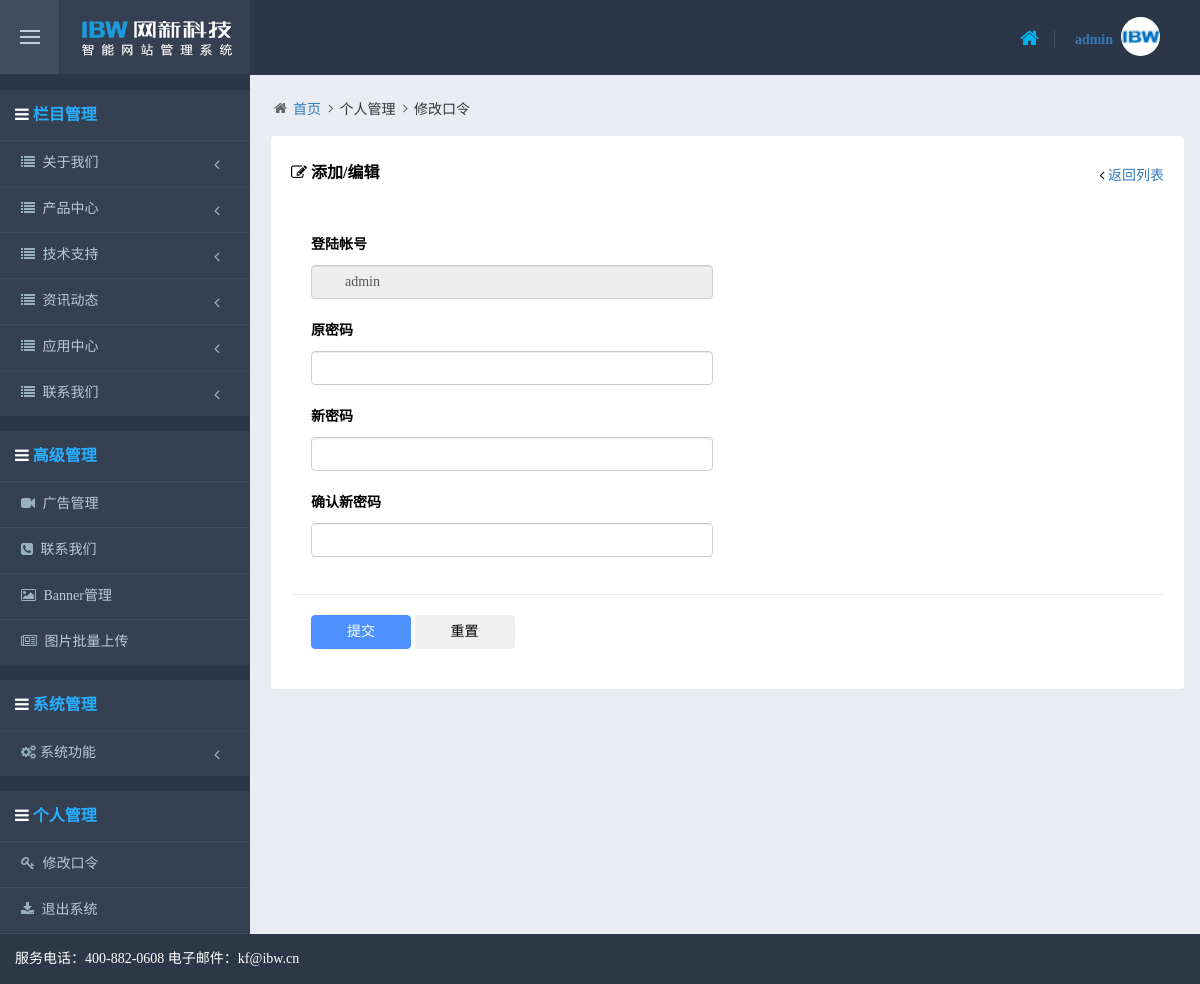
Screenshot of /manage/admin_changepass.php (signed in) with the database file from the repository.
### tables this page shows
CREATE TABLE `info_class` (
  `id` varchar(20) NOT NULL DEFAULT '',
  `sortnum` int(10) unsigned NOT NULL DEFAULT '0',
  `name` varchar(50) NOT NULL DEFAULT '',
  `pic` varchar(200) DEFAULT NULL,
  `content` text,
  `files` text,
  `info_state` varchar(10) NOT NULL DEFAULT '',
  `max_level` tinyint(1) unsigned NOT NULL DEFAULT '0',
  `has_sub` tinyint(1) unsigned NOT NULL DEFAULT '0',
  `sub_content` tinyint(1) unsigned NOT NULL DEFAULT '0',
  `sub_pic` tinyint(1) unsigned NOT NULL DEFAULT '0',
  `hasViews` tinyint(1) unsigned NOT NULL DEFAULT '0',
  `hasState` tinyint(1) unsigned NOT NULL DEFAULT '0',
  `hasPic` tinyint(1) unsigned NOT NULL DEFAULT '0',
  `hasAnnex` tinyint(1) unsigned NOT NULL DEFAULT '0',
  `hasIntro` tinyint(1) unsigned NOT NULL DEFAULT '0',
  `hasContent` tinyint(1) unsigned NOT NULL DEFAULT '0',
  `hasWebsite` tinyint(1) unsigned NOT NULL DEFAULT '0',
  `hasAuthor` tinyint(1) unsigned NOT NULL DEFAULT '0',
  `hasSource` tinyint(1) unsigned NOT NULL DEFAULT '0',
  `hasKeyword` tinyint(1) unsigned NOT NULL DEFAULT '0',
  `state` tinyint(1) unsigned NOT NULL DEFAULT '0',
  `hasPics` tinyint(1) unsigned DEFAULT '0',
  `hasPic2` tinyint(1) unsigned DEFAULT '0',
  `hasContent2` tinyint(1) unsigned DEFAULT '0',
  `hasContent3` tinyint(1) unsigned DEFAULT '0',
  `hasContent4` tinyint(1) unsigned DEFAULT '0',
  `hasContent5` tinyint(1) unsigned DEFAULT '0',
  `hasContent6` tinyint(1) unsigned DEFAULT '0',
  `en_name` varchar(50) DEFAULT NULL,
  `hasDescription` tinyint(1) NOT NULL DEFAULT '0',
  `keyword` varchar(200) DEFAULT NULL,
  `description` varchar(200) DEFAULT NULL,
  PRIMARY KEY (`id`),
  KEY `sortnum` (`sortnum`)
);

CREATE TABLE `advanced` (
  `id` int(10) unsigned NOT NULL DEFAULT '0',
  `sortnum` int(10) unsigned NOT NULL DEFAULT '0',
  `name` varchar(50) NOT NULL DEFAULT '',
  `default_file` varchar(50) NOT NULL DEFAULT '',
  `state` tinyint(1) unsigned NOT NULL DEFAULT '0',
  PRIMARY KEY (`id`),
  UNIQUE KEY `id` (`id`)
);

### config.php (called while the page is built, shortened)
<?
$config["db_host"] = "localhost";
$config["db_user"] = "root";
$config["db_pass"] = "root";
$config["db_name"] = "robox";

### include/onlyDB.php (called while the page is built, shortened)
<?
class onlyDB
{
	var $dbHost       = "";
	var $dbUser       = "";
	var $dbPassword   = "";
	var $dbName       = "";
	var $linkId;
	function onlyDB($dbHost, $dbUser, $dbPassword, $dbName = "")
	{
		$this->dbHost      = $dbHost;
		$this->dbUser      = $dbUser;
		$this->dbPassword  = $dbPassword;
		$this->dbName      = $dbName;
	}
	function connect()
	{
		$this->linkId = mysql_connect($this->dbHost, $this->dbUser, $this->dbPassword);
		if ($this->dbName)
		{
			return $this->select_db($this->dbName);
		}
		return true;
	}
	function select_db($dbName)
	{
		$rt = mysql_select_db($dbName);
		if (!$rt)
		{
			raise( new OnlyException( $this->error() ) );
		}
		else
		{
			$this->dbName = $dbName;
		}
		return $rt;
	}
	function query($query)
	{
		$rt = mysql_query($query, $this->linkId);
		return $rt;
	}
	function fetch_array($result, $fetchModule = MYSQL_ASSOC)
	{
		return mysql_fetch_array($result, $fetchModule);
	}
}
?>

### manage/isadmin.php (called while the page is built, shortened)
<?php
$session_admin_grade	= $_SESSION["ADMIN_GRADE"];
?>

### manage/menu.php (the view, shortened to what this page needs)
<?
$db = new onlyDB($config["db_host"], $config["db_user"], $config["db_pass"], $config["db_name"]);
?>
<div class="page-sidebar-wrapper">
	<div class="page-sidebar navbar-collapse collapse">
		<ul class="page-sidebar-menu" data-slide-speed="200">
			<li class="heading"> <i class="fa fa-navicon"></i> 栏目管理</li>
            <?
            $sql = "select id, name, state from info_class where id like '" . CLASS_SPACE . "' order by sortnum asc";
			$rst = $db->query($sql);
			while ($row = $db->fetch_array($rst))
			{
				if ($session_admin_grade == ADMIN_HIDDEN || $session_admin_grade == ADMIN_SYSTEM || $session_admin_grade == ADMIN_ADVANCED || hasBegin4Include($session_admin_popedom, $row["id"]) == true)
				{
			?>
			<li class="nav-item">
				<a href="javascript:;" class="nav-toggle"> <i class="fa fa-list"></i> <span class="title"><?=$row["name"]?></span><span class="arrow"></span></a>
					<?
					$sql  = "select id, name from info_class where id like '" . $row["id"] . CLASS_SPACE . "' order by sortnum asc";
					?>
			</li>
			<?
				}
            }
            if ($session_admin_grade == ADMIN_HIDDEN || $session_admin_grade == ADMIN_SYSTEM || count($session_admin_advanced) > 0)
			{
			?>
			<li class="heading"> <i class="fa fa-navicon"></i> 高级管理</li>
        	<?
        		if ($session_admin_grade == ADMIN_HIDDEN){
				$sql = "select id, name, default_file from advanced where state>0 order by sortnum asc limit 20";
				}else{
				$sql = "select id, name, default_file from advanced where state=1 order by sortnum asc limit 20";
				}
				$rst = $db->query($sql);
				while ($row = $db->fetch_array($rst))
				{
					if ($session_admin_grade == ADMIN_HIDDEN || $session_admin_grade == ADMIN_SYSTEM || hasInclude($session_admin_advanced, $row["id"]) == true)
					{
				?>
				<li class="nav-item">
					<a href="<?=$row["default_file"]?>" class="nav-toggle"> <i class="fa fa-ico<?=$row["id"]?>"></i> <span class="title"><?=$row["name"]?></span></a>
	            </li>
				<?
					}
	            }
	        ?>
			<?
            }
            if ($session_admin_grade == ADMIN_HIDDEN || $session_admin_grade == ADMIN_SYSTEM)
			{
			?>
			<li class="heading"> <i class="fa fa-navicon"></i> 系统管理</li>
			<li class="nav-item"><a href="javascript:;" class="nav-toggle"><i class="fa fa-cogs"></i><span  class="title">系统功能</span><span class="arrow"></span> </a>
			</li>
			<?
            }
			?>
			<li class="heading"> <i class="fa fa-navicon"></i> 个人管理</li>
			<li class="nav-item"><a href="admin_changepass.php" class="nav-toggle"> <i class="fa fa-key"></i> <span class="title">修改口令</span></a></li>
			<li class="nav-item"><a href="logout.php" class="nav-toggle" onClick="if (confirm('确定要退出吗？')) return true; else return false;"> <i class="fa  fa-download"></i> <span class="title">退出系统</span></a></li>
		</ul>
	</div>
</div>

### manage/themes/css/shy.css (style rules this page uses)
.page-sidebar { padding:0; border-radius:0; background: #354052; }
.page-sidebar .page-sidebar-menu { margin:0 0; padding:0; border-bottom:1px solid #3f4b5b; }
.page-sidebar-menu .heading { height:65px; margin:0; padding:10px 15px 10px; border-bottom:1px solid #343d4e; color:#29aefe; line-height:30px; font-size:16px; font-weight:bold; border-top: 15px solid #2b3749; }
.page-sidebar-menu .heading .fa { color: #fff; }
.page-sidebar-menu>li>a { position:relative; display:block; margin:0 0 0; padding:12px 21px; border:0; border-bottom:1px solid #343d4e; border-top:1px solid #3f4b5b; text-decoration:none; }
.page-sidebar-menu>li>a>.title { font-size:14px; font-weight:400; color:#bac8dd; }
.page-sidebar-menu li a i { position:relative; margin-right:4px; font-size:14px; font-weight:300; }
.page-sidebar-menu>li>a>[class^=fa] { position:relative; margin-right:4px; }
@media (min-width:992px) { .page-sidebar,.page-sidebar .page-sidebar-menu { margin-bottom:0; } }
@media (min-width:992px) { .page-sidebar { position:relative; float:left; width:250px; max-height:none!important; margin-right:-100%; background: #354052; } }

### manage/themes/css/shy-skin.css (style rules this page uses)
body { min-width:320px; background:#e9ecf3; color:#000; font-family:'微软雅黑'; font-size:14px; }
.page-sidebar,.page-sidebar-closed.page-sidebar-fixed .page-sidebar:hover { background-color:none }
.page-sidebar .page-sidebar-menu>li>a,.page-sidebar-closed.page-sidebar-fixed .page-sidebar:hover .page-sidebar-menu>li>a { color:#485a6a }
.page-sidebar .page-sidebar-menu>li>a>i,.page-sidebar-closed.page-sidebar-fixed .page-sidebar:hover .page-sidebar-menu>li>a>i { color:#97b1c3 }

### rows the page displays
info_class: name "关于我们"
info_class: name "产品中心"
info_class: name "技术支持"
info_class: name "资讯动态"
info_class: name "应用中心"
info_class: name "联系我们"
advanced: name "广告管理"
advanced: name "联系我们"
advanced: name "Banner管理"
advanced: name "图片批量上传"

### other values shown
$_SESSION["ADMIN_NAME"] "admin"
